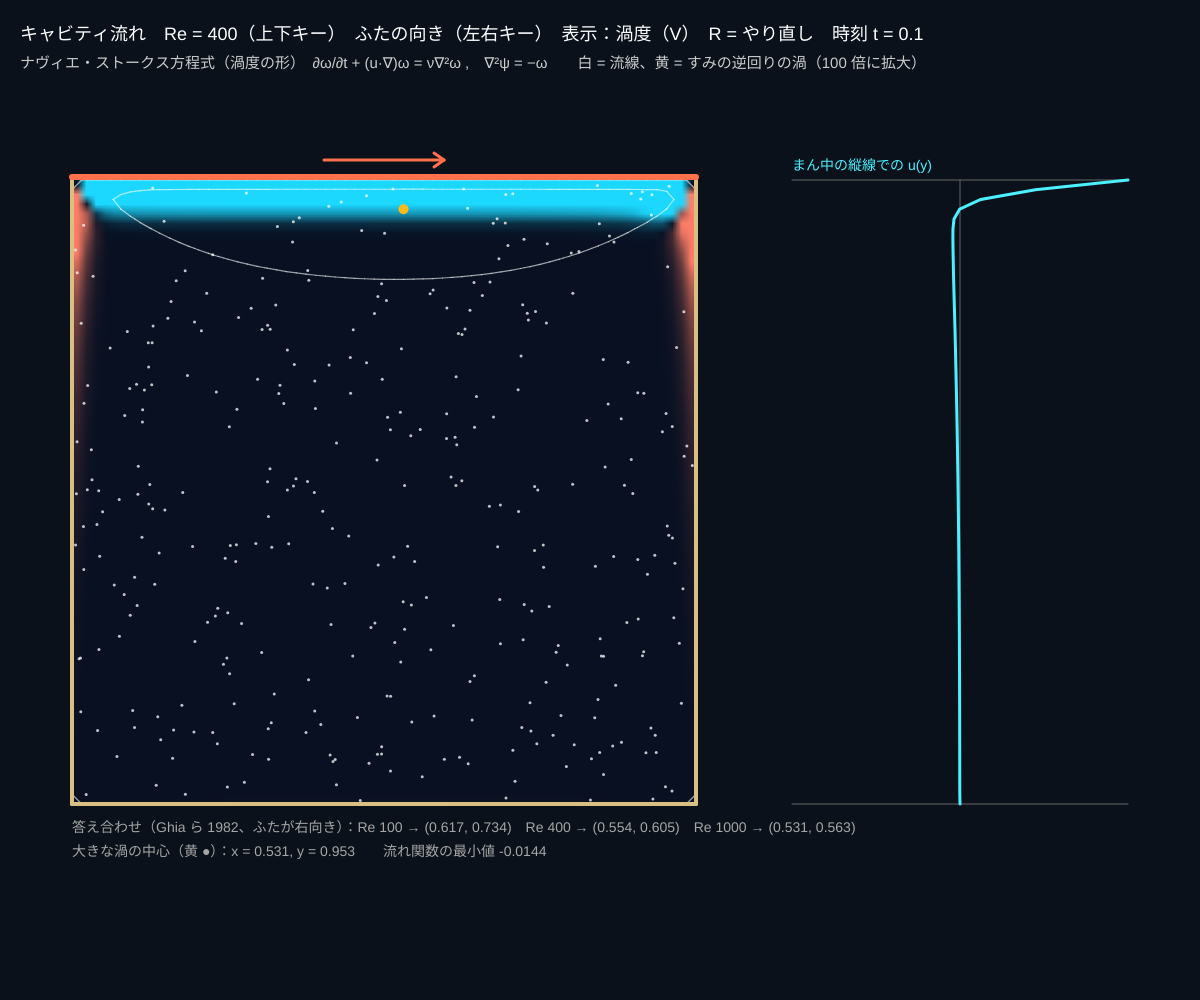
Frame 1 (no input)
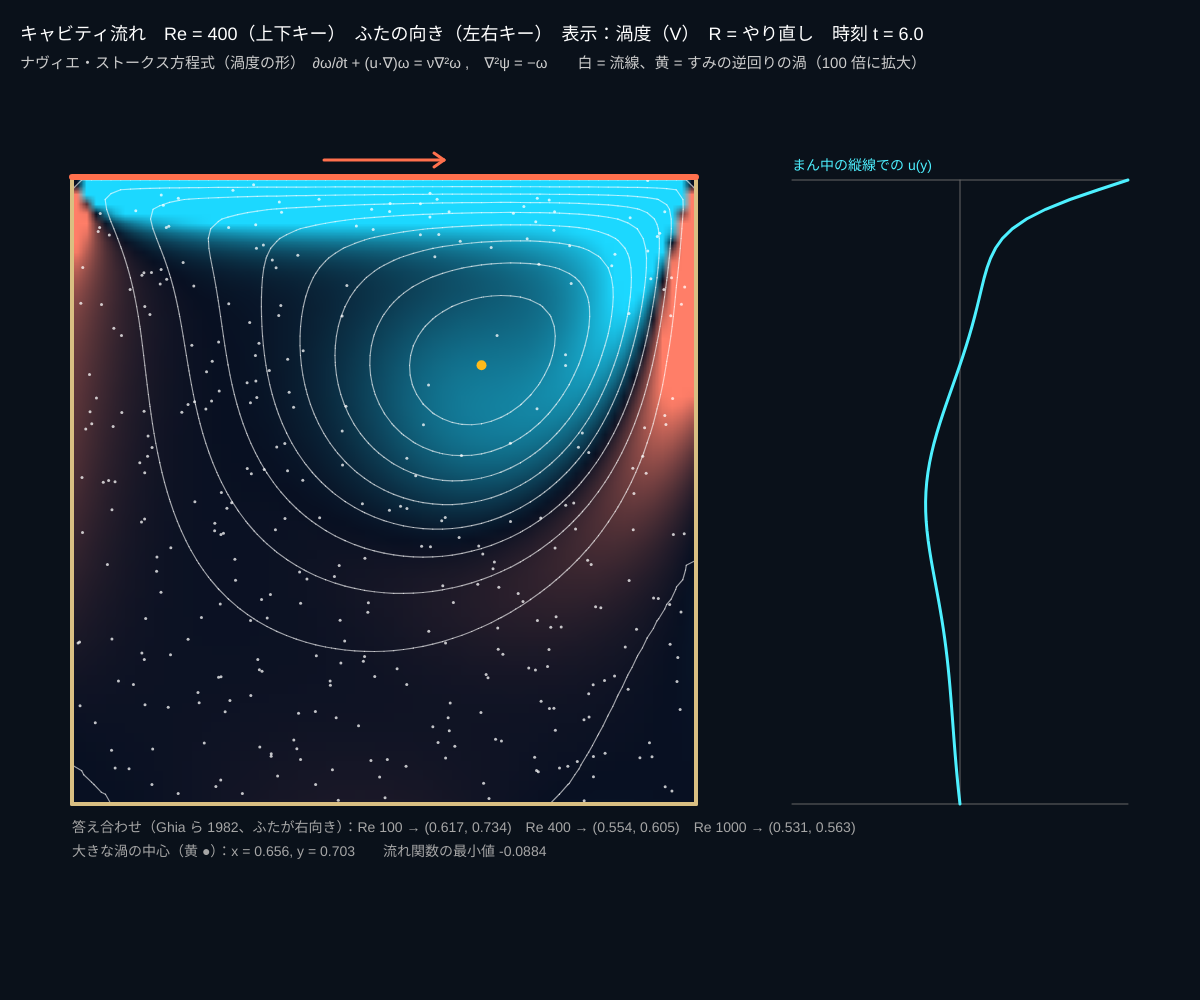
Frame 60 (no input)
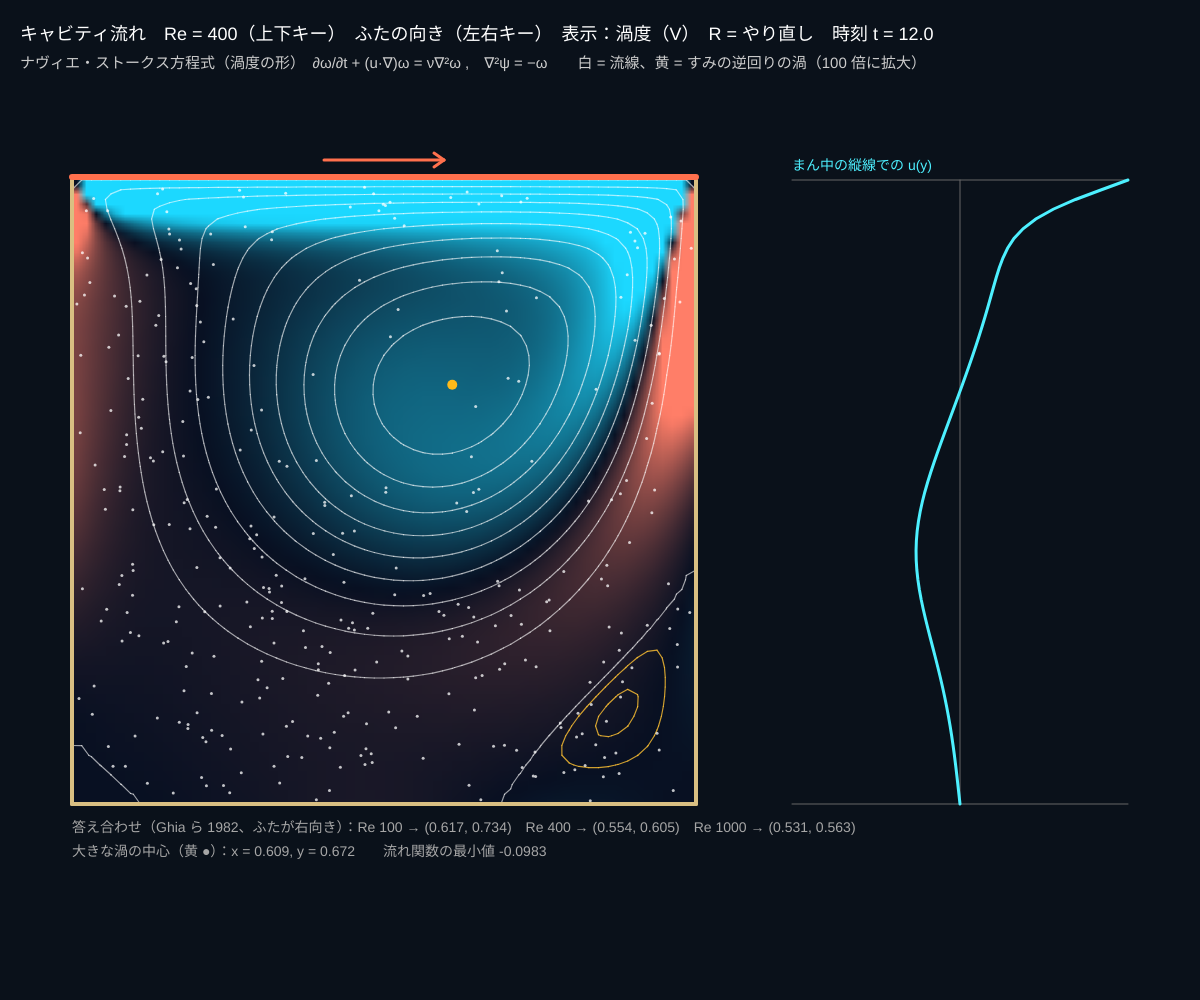
Frame 120 (the mouse pressed at the canvas centre since frame 60)

The p5.js sketch that drew these frames (run headless with seeded random() and noise() and a simulated clock; from frame 60 on, the mouse is pressed at the canvas centre):

// p5.js sketch
// ── sketch.js
// ============================================
// 10 キャビティ流れ（ふたが動く箱）
// 正方形の箱の「ふた」だけが横に動く。粘性でひきずられて、中に大きな渦が 1 つできる
// 計算流体力学（CFD）のプログラムを作ったら、まずこの問題で答え合わせをする定番の問題
// ナヴィエ・ストークス方程式を「渦度 ω と流れ関数 ψ」の形で解く（圧力を消去できる）：
//   ∂ω/∂t + u ∂ω/∂x + v ∂ω/∂y = ν∇²ω　　∇²ψ = −ω　　u = ∂ψ/∂y,  v = −∂ψ/∂x
// 上下キー = レイノルズ数 Re / 左右キー = ふたの向き / V = 表示 / R = やり直し
// ============================================

let Re = 400; // ★ レイノルズ数 Re = U L / ν（ふたの速さ U = 1、箱の一辺 L = 1）
let lid = 1; // ふたの速さ（+1 = 右へ、−1 = 左へ）
let N = 64; // ★ 格子の分割数（64 → 65 × 65 点）
let subSteps = 16; // ★ 1 フレームに進める回数
let viewNo = 0; // 0 = 渦度, 1 = 速さ
let M, h, psi, om, om2, img, t = 0, dots = [];

function setup() {
  createCanvas(windowWidth, windowHeight);
  colorMode(HSB, 360, 100, 100, 100);
  M = N + 1; h = 1 / N;
  img = createImage(M, M);
  for (let i = 0; i < 350; i++) dots.push({ x: Math.random(), y: Math.random() });
  restart();
}

function restart() {
  psi = new Float32Array(M * M); om = new Float32Array(M * M); om2 = new Float32Array(M * M);
  t = 0;
}

// j = 0 が底、j = N がふた
function stepFluid() {
  let nu = 1 / Re;
  let dt = Math.min(0.2 * h * h / nu, 0.4 * h); // 陽解法がこわれない刻み（粘性の条件と、移流の条件）
  // ① ∇²ψ = −ω を反復で解く（SOR 法）。壁では ψ = 0（壁を通りぬけない）
  for (let it = 0; it < 12; it++)
    for (let j = 1; j < N; j++) for (let i = 1; i < N; i++) {
      let k = i + j * M;
      psi[k] += 1.7 * (0.25 * (psi[k - 1] + psi[k + 1] + psi[k - M] + psi[k + M] + h * h * om[k]) - psi[k]);
    }
  // ② 壁の渦度：壁のすぐ内側の ψ から決まる（すべりなし条件。ふたは速さ lid で動く）
  for (let i = 0; i <= N; i++) {
    om[i] = -2 * psi[i + M] / (h * h); // 底
    om[i + N * M] = -2 * psi[i + (N - 1) * M] / (h * h) - 2 * lid / h; // ふた
    om[i * M] = -2 * psi[1 + i * M] / (h * h); // 左
    om[N + i * M] = -2 * psi[N - 1 + i * M] / (h * h); // 右
  }
  // ③ 渦度を運んで（移流）、広げる（粘性）
  for (let j = 1; j < N; j++) for (let i = 1; i < N; i++) {
    let k = i + j * M;
    let u = (psi[k + M] - psi[k - M]) / (2 * h), v = -(psi[k + 1] - psi[k - 1]) / (2 * h);
    let wx = u > 0 ? om[k] - om[k - 1] : om[k + 1] - om[k]; // 風上差分（流れてくる側の値を使う）
    let wy = v > 0 ? om[k] - om[k - M] : om[k + M] - om[k];
    let lap = om[k - 1] + om[k + 1] + om[k - M] + om[k + M] - 4 * om[k];
    om2[k] = constrain(om[k] + dt * (-(u * wx + v * wy) / h + nu * lap / (h * h)), -500, 500);
  }
  for (let j = 1; j < N; j++) for (let i = 1; i < N; i++) om[i + j * M] = om2[i + j * M];
  t += dt;
  return dt;
}

// 場所 (x, y)（0〜1）での速度（まわり 4 点から補間）
function velocityAt(x, y) {
  let i = constrain(Math.floor(x * N), 1, N - 2), j = constrain(Math.floor(y * N), 1, N - 2), k = i + j * M;
  return [(psi[k + M] - psi[k - M]) / (2 * h), -(psi[k + 1] - psi[k - 1]) / (2 * h)];
}

function draw() {
  background(215, 60, 10);
  let dtSum = 0;
  for (let s = 0; s < subSteps; s++) dtSum += stepFluid();

  let side = Math.min(width * 0.52, height * 0.74), bx = width * 0.06, by = height * 0.18;
  let X = (i, j) => bx + i / N * side, Y = (i, j) => by + side - j / N * side;

  // ---- 色（渦度 または 速さ）
  img.loadPixels();
  let px = img.pixels;
  for (let j = 0; j <= N; j++) for (let i = 0; i <= N; i++) {
    let k = i + j * M, q = (i + (N - j) * M) * 4, r, g, b;
    if (viewNo === 0) {
      let s = om[k] / 6, a = Math.min(Math.abs(s), 1);
      r = 8 + (s > 0 ? 247 : 20) * a; g = 16 + (s > 0 ? 110 : 200) * a; b = 34 + (s > 0 ? 70 : 221) * a;
    } else {
      let w = (i > 0 && i < N && j > 0 && j < N) ? velocityAt(i / N, j / N) : [j === N ? lid : 0, 0], sp = Math.min(Math.hypot(w[0], w[1]) * 1.6, 1);
      r = 8 + 240 * sp * sp; g = 16 + 220 * sp; b = 60 + 150 * sp;
    }
    px[q] = r; px[q + 1] = g; px[q + 2] = b; px[q + 3] = 255;
  }
  img.updatePixels();
  image(img, bx, by, side, side);

  // ---- 流線（ψ の等高線）。すみの小さな逆回りの渦は、細かい間かくで別に描く
  let f = new Float32Array(M * M), f2 = new Float32Array(M * M), best = 0, bi = 0, bj = 0;
  for (let k = 0; k < M * M; k++) {
    f[k] = psi[k] / 0.01; f2[k] = Math.max(psi[k] * lid, 0) / 0.0002; // 大きな渦は ψ × lid < 0、すみの渦は > 0
    if (-psi[k] * lid > best) { best = -psi[k] * lid; bi = k % M; bj = Math.floor(k / M); }
  }
  let pen = { line: (a, b, c, d) => line(a, b, c, d) };
  stroke(0, 0, 100, 60); strokeWeight(1.2); contourLines(pen, f, M, M, X, Y, 0);
  stroke(42, 80, 100, 80); contourLines(pen, f2, M, M, X, Y, 0);

  // ---- 粒
  noStroke(); fill(0, 0, 100, 75);
  for (let q of dots) {
    let w = velocityAt(q.x, q.y);
    q.x += w[0] * dtSum; q.y += w[1] * dtSum;
    if (q.x < 0.005 || q.x > 0.995 || q.y < 0.005 || q.y > 0.995 || Math.random() < 0.003) { q.x = Math.random(); q.y = Math.random(); }
    circle(bx + q.x * side, by + side - q.y * side, 3);
  }
  // ---- 箱とふた
  noFill(); stroke(42, 40, 85); strokeWeight(4);
  line(bx, by, bx, by + side); line(bx, by + side, bx + side, by + side); line(bx + side, by + side, bx + side, by);
  stroke(12, 70, 100); strokeWeight(6); line(bx, by - 3, bx + side, by - 3);
  let ax = bx + side / 2 + lid * 60; strokeWeight(3);
  line(bx + side / 2 - lid * 60, by - 20, ax, by - 20); line(ax, by - 20, ax - lid * 10, by - 27); line(ax, by - 20, ax - lid * 10, by - 13);
  noStroke(); fill(42, 90, 100); circle(X(bi, bj), Y(bi, bj), 10);

  // ---- 右：まん中の縦線での横向きの速さ u(y)（論文の表とくらべる定番のグラフ）
  let gx = width * 0.66, gw = width * 0.28, mid = gx + gw / 2;
  stroke(0, 0, 40); strokeWeight(1); line(mid, by, mid, by + side); line(gx, by, gx + gw, by); line(gx, by + side, gx + gw, by + side);
  stroke(185, 70, 100); strokeWeight(3); noFill();
  beginShape();
  for (let j = 0; j <= N; j++) { let u = j === 0 ? 0 : j === N ? lid : (psi[N / 2 + (j + 1) * M] - psi[N / 2 + (j - 1) * M]) / (2 * h); vertex(mid + u * gw / 2, Y(0, j)); }
  endShape();
  noStroke(); fill(185, 70, 100); textSize(14);
  text('まん中の縦線での u(y)', gx, by - 10);
  fill(0, 0, 65);
  text('大きな渦の中心（黄 ●）：x = ' + nf(bi / N, 1, 3) + ', y = ' + nf(bj / N, 1, 3) + '　　流れ関数の最小値 ' + nf(-best, 1, 4), width * 0.06, by + side + 52);
  text('答え合わせ（Ghia ら 1982、ふたが右向き）：Re 100 → (0.617, 0.734)　Re 400 → (0.554, 0.605)　Re 1000 → (0.531, 0.563)', width * 0.06, by + side + 28);

  fill(0, 0, 100); textSize(18);
  text('キャビティ流れ　Re = ' + nf(Re, 1, 0) + '（上下キー）　ふたの向き（左右キー）　表示：' + (viewNo ? '速さ' : '渦度') + '（V）　R = やり直し　時刻 t = ' + nf(t, 1, 1), 20, 40);
  fill(0, 0, 80); textSize(15);
  text('ナヴィエ・ストークス方程式（渦度の形）　∂ω/∂t + (u·∇)ω = ν∇²ω ,　∇²ψ = −ω　　白 = 流線、黄 = すみの逆回りの渦（100 倍に拡大）', 20, 68);
}

function keyPressed() {
  if (key === UP_ARROW) Re = Math.min(Re * 1.5, 3000);
  if (key === DOWN_ARROW) Re = Math.max(Re / 1.5, 10);
  if (key === RIGHT_ARROW) lid = 1;
  if (key === LEFT_ARROW) lid = -1;
  if (key === '1') Re = 100;
  if (key === '2') Re = 400;
  if (key === '3') Re = 1000;
  if (key === 'v' || key === 'V') viewNo = 1 - viewNo;
  if (key === 'r' || key === 'R') restart();
}

// ---------- やってみよう ----------
// 1. 1・2・3 で Re = 100・400・1000。渦の中心（黄 ●）は Re が上がるとどこへ動く？ 論文の値と比べよう
// 2. 右下・左下のすみにできる黄色の小さな渦（モファット渦）は、Re でどう育つ？
// 3. Re = 10 にする。流れは左右ほぼ対称（ストークス流れ）。なぜ対称になる？
// 4. 左右キーでふたを逆向きに。渦が入れかわるまで何秒かかる？ Re で変わる？
// 5. N を 32 や 96 にして、渦の中心の位置がどう変わるか調べる（格子を細かくすると論文の値に近づく）


// ==================================================
// ここから下は「等高線を描く道具」です
// ==================================================
// 等高線を引く（マーチングスクエア法）：nx × ny の格子の値 f が「整数」になる所を線で結ぶ
// X(i, j), Y(i, j) = 格子点の画面座標。wrap > 0 なら、値が wrap だけ飛ぶ「切れ目」をまたいでつなぐ
function contourLines(g, f, nx, ny, X, Y, wrap) {
  for (let j = 0; j < ny - 1; j++) for (let i = 0; i < nx - 1; i++) {
    let c = [f[i + j * nx], f[i + 1 + j * nx], f[i + 1 + (j + 1) * nx], f[i + (j + 1) * nx]];
    if (wrap) for (let k = 1; k < 4; k++) c[k] -= wrap * Math.round((c[k] - c[0]) / wrap);
    let lo = Math.min(c[0], c[1], c[2], c[3]), hi = Math.max(c[0], c[1], c[2], c[3]);
    if (!(hi - lo < 5)) continue; // 特異点のすぐそば（値が急変）は描かない
    let px = [X(i, j), X(i + 1, j), X(i + 1, j + 1), X(i, j + 1)], py = [Y(i, j), Y(i + 1, j), Y(i + 1, j + 1), Y(i, j + 1)];
    for (let L = Math.ceil(lo); L <= hi; L++) {
      let q = [];
      for (let k = 0; k < 4; k++) {
        let a = c[k], b = c[(k + 1) % 4];
        if ((a < L) !== (b < L)) { let s = (L - a) / (b - a); q.push(px[k] + s * (px[(k + 1) % 4] - px[k]), py[k] + s * (py[(k + 1) % 4] - py[k])); }
      }
      if (q.length >= 4) g.line(q[0], q[1], q[2], q[3]);
      if (q.length === 8) g.line(q[4], q[5], q[6], q[7]);
    }
  }
}
